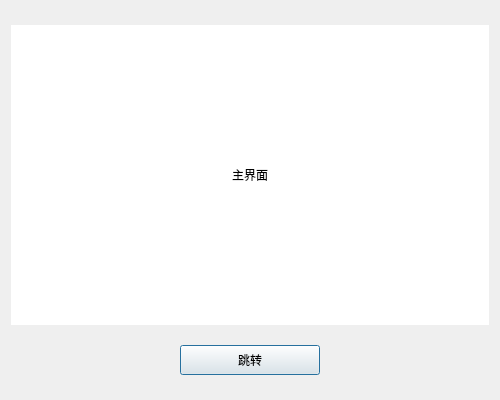
<?xml version="1.0" encoding="UTF-8"?>
<ui version="4.0">
 <class>ModelDialog</class>
 <widget class="QDialog" name="ModelDialog">
  <property name="geometry">
   <rect>
    <x>0</x>
    <y>0</y>
    <width>500</width>
    <height>400</height>
   </rect>
  </property>
  <property name="windowTitle">
   <string>ModelDialog</string>
  </property>
  <layout class="QGridLayout" name="gridLayout">
   <item row="0" column="0">
    <layout class="QVBoxLayout" name="verticalLayout">
     <item>
      <spacer name="verticalSpacer_3">
       <property name="orientation">
        <enum>Qt::Vertical</enum>
       </property>
       <property name="sizeHint" stdset="0">
        <size>
         <width>20</width>
         <height>17</height>
        </size>
       </property>
      </spacer>
     </item>
     <item>
      <widget class="QLabel" name="label">
       <property name="minimumSize">
        <size>
         <width>300</width>
         <height>300</height>
        </size>
       </property>
       <property name="styleSheet">
        <string notr="true">background-color: rgb(255, 255, 255);</string>
       </property>
       <property name="text">
        <string>主界面</string>
       </property>
       <property name="alignment">
        <set>Qt::AlignCenter</set>
       </property>
      </widget>
     </item>
     <item>
      <spacer name="verticalSpacer">
       <property name="orientation">
        <enum>Qt::Vertical</enum>
       </property>
       <property name="sizeHint" stdset="0">
        <size>
         <width>20</width>
         <height>17</height>
        </size>
       </property>
      </spacer>
     </item>
     <item>
      <layout class="QHBoxLayout" name="horizontalLayout">
       <item>
        <spacer name="horizontalSpacer">
         <property name="orientation">
          <enum>Qt::Horizontal</enum>
         </property>
         <property name="sizeHint" stdset="0">
          <size>
           <width>40</width>
           <height>20</height>
          </size>
         </property>
        </spacer>
       </item>
       <item>
        <widget class="QPushButton" name="btnSwitch">
         <property name="minimumSize">
          <size>
           <width>140</width>
           <height>30</height>
          </size>
         </property>
         <property name="maximumSize">
          <size>
           <width>140</width>
           <height>30</height>
          </size>
         </property>
         <property name="text">
          <string>跳转</string>
         </property>
        </widget>
       </item>
       <item>
        <spacer name="horizontalSpacer_2">
         <property name="orientation">
          <enum>Qt::Horizontal</enum>
         </property>
         <property name="sizeHint" stdset="0">
          <size>
           <width>40</width>
           <height>20</height>
          </size>
         </property>
        </spacer>
       </item>
      </layout>
     </item>
     <item>
      <spacer name="verticalSpacer_2">
       <property name="orientation">
        <enum>Qt::Vertical</enum>
       </property>
       <property name="sizeHint" stdset="0">
        <size>
         <width>20</width>
         <height>17</height>
        </size>
       </property>
      </spacer>
     </item>
    </layout>
   </item>
  </layout>
 </widget>
 <resources/>
 <connections/>
</ui>
